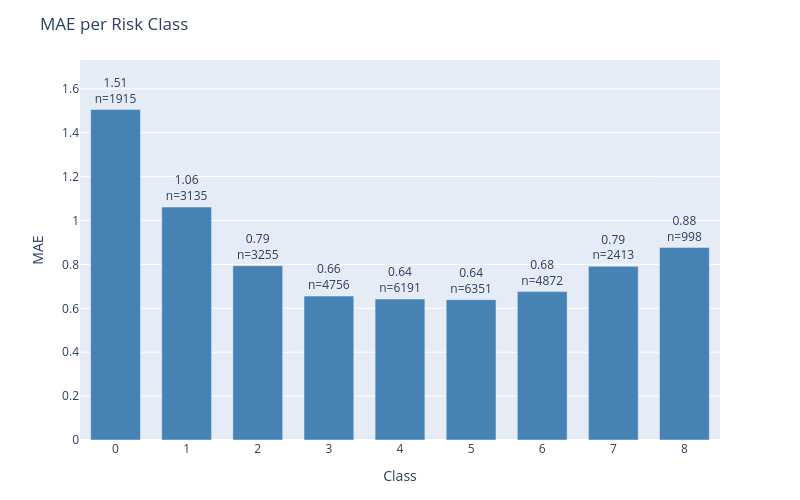

Here is the notebook cell this chart was saved with:
### Code cell
plot_error_by_group(
    df=results_test,
    y_true_col='actual',
    y_pred_col='prediction',
    group_by='class',
    metric='mae',
    title='MAE per Risk Class'
)

### Figure 1 — Plotly figure (JSON) as saved in the notebook; plotly's stock layout.template omitted (floating-point values rounded to 4 significant figures)
{"data": [{"marker": {"color": "steelblue"}, "text": ["1.51<br>n=1915", "1.06<br>n=3135", "0.79<br>n=3255", "0.66<br>n=4756", "0.64<br>n=6191", "0.64<br>n=6351", "0.68<br>n=4872", "0.79<br>n=2413", "0.88<br>n=998"], "textposition": "outside", "type": "bar", "x": ["0", "1", "2", "3", "4", "5", "6", "7", "8"], "y": [1.505, 1.061, 0.7942, 0.6558, 0.6424, 0.6394, 0.6761, 0.7911, 0.8768]}], "layout": {"bargap": 0.3, "height": 500, "margin": {"b": 60, "t": 60}, "title": {"text": "MAE per Risk Class"}, "uniformtext": {"minsize": 8, "mode": "hide"}, "width": 800, "xaxis": {"title": {"text": "Class"}}, "yaxis": {"range": [0, 1.731], "title": {"text": "MAE"}}}}
